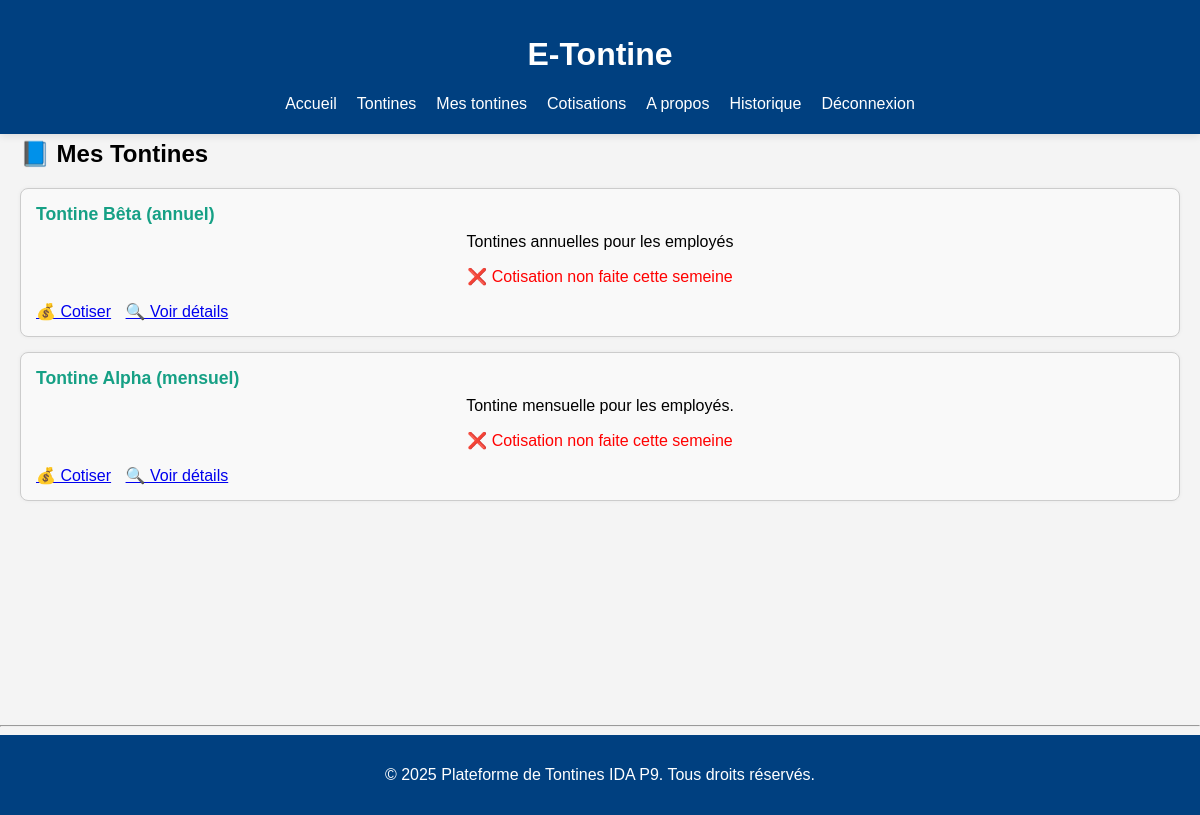
Screenshot of /mes_tontines.php (signed in) with the database file from the repository.
### tables this page shows
CREATE TABLE `tontines` (
  `id` int(11) NOT NULL,
  `nom` varchar(100) NOT NULL,
  `description` text DEFAULT NULL,
  `type` enum('mensuel','annuel') NOT NULL,
  `date_creation` date NOT NULL,
  `createur_id` int(11) NOT NULL,
  `montant` decimal(10,2) NOT NULL,
  `frequence` enum('quotidien','hebdomadaire','mensuel') NOT NULL,
  `date_debut` date NOT NULL,
  `statut` enum('active','terminee') DEFAULT 'active',
  `created_by` int(11) DEFAULT NULL,
  `created_at` timestamp NOT NULL DEFAULT current_timestamp()
);

### mes_tontines.php (the view, shortened to what this page needs)
<?php
require_once 'includes/db.php';
include 'includes/header.php';
$user_id = $_SESSION['user_id'];
$stmt = $pdo->prepare("
    SELECT t.id, t.nom, t.description, t.type,
           (SELECT COUNT(*) FROM cotisations c
            WHERE c.tontine_id = t.id
              AND c.user_id = ?
              AND MONTH(c.date_cotisation) = MONTH(CURRENT_DATE())
              AND YEAR(c.date_cotisation) = YEAR(CURRENT_DATE())
           ) AS a_cotise
    FROM tontines t
    JOIN participations p ON p.tontine_id = t.id
    WHERE p.user_id = ?
");
$stmt->execute([$user_id, $user_id]);
$tontines = $stmt->fetchAll();
?>
<h2>📘 Mes Tontines</h2>
<?php if (count($tontines) > 0): ?>
    <ul class="tontine-list" style="list-style: none; padding: 0;">
        <?php foreach ($tontines as $tontine): ?>
            <li style="border: 1px solid #ccc; border-radius: 8px; padding: 15px; margin-bottom: 15px; background: #f9f9f9;">
                <strong style="font-size: 1.1em; color: #16a085;">
                    <?= htmlspecialchars($tontine['nom']) ?> (<?= htmlspecialchars($tontine['type']) ?>)
                </strong><br>
                <p style="margin: 8px 0;"><?= nl2br(htmlspecialchars($tontine['description'])) ?></p>
                <p>
                    <span style="color: <?= $tontine['a_cotise'] ? 'green' : 'red' ?>;">
                        <?= $tontine['a_cotise'] ? '✅ Cotisation effectuée cette semaine' : '❌ Cotisation non faite cette semeine' ?>
                    </span>
                </p>
                <?php if (!$tontine['a_cotise']): ?>
                    <a href="cotisations.php?tontine=<?= $tontine['id'] ?>" class="btn btn-primary" style="margin-right: 10px;">💰 Cotiser</a>
                <?php endif; ?>
                <a href="details_tontine.php?tontine=<?= $tontine['id'] ?>" class="btn btn-secondary">🔍 Voir détails</a>
            </li>
        <?php endforeach; ?>
    </ul>
<?php else: ?>
    <p>Vous n'avez encore participé à aucune tontine.</p>
<?php endif; ?>
<br><br><br><br><br><br><br><br><br><br>
<?php include 'includes/footer.php'; ?>

### assets/css/style.css (style rules this page uses)
body { font-family: Arial, sans-serif; background-color: #f4f4f4; margin: 0; padding: 0; }
p { text-align: center; }
.tontine-list { list-style: none; padding-left: 0; }
.tontine-list li { background-color: #f9f9f9; margin-bottom: 10px; padding: 12px; border-radius: 8px; box-shadow: 0 0 4px rgba(0,0,0,0.05); }

### includes/header.php (style rules this page uses)
html, body { overflow-x: hidden; }
* { box-sizing: border-box; max-width: 100%; }

### rows the page displays
tontines: nom "Tontine Bêta", type "annuel", description "Tontines annuelles pour les employés"
tontines: nom "Tontine Alpha", type "mensuel", description "Tontine mensuelle pour les employés."
